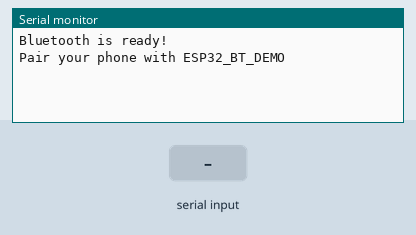
Simulated run of this sketch. Board: ESP32. Parts: the last lines printed to the serial monitor. The inputs (shaded band) are chosen by the test bench. Nothing arrives over Bluetooth unless stated.

Above: at 1.2 s.
1.3 s: "1" received over the second serial link
At 3.5 s:
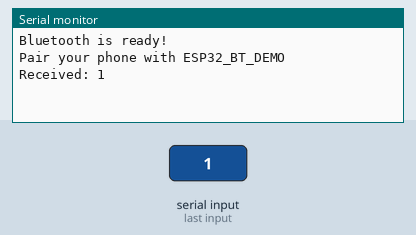
3.8 s: "0" received over the second serial link
At 5.2 s:
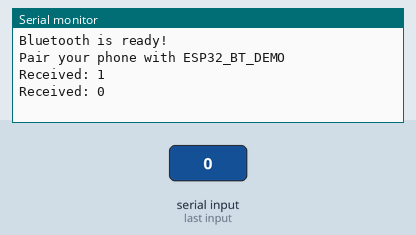
5.3 s: "2" received over the second serial link
At 6.7 s:
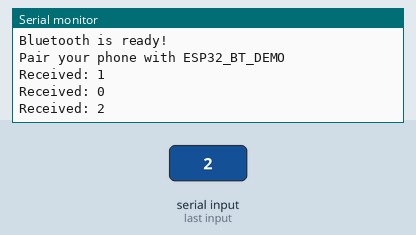

Measured:
- after the input at 1.3 s, the serial monitor: prints a new line after 1.0 s (image 1)
- after the input at 3.8 s, the serial monitor: prints a new line after 1.0 s (image 2)
- after the input at 5.3 s, the serial monitor: prints a new line after 1.0 s (image 3)

The sketch:

bluetooth_com_program.ino
```cpp
#include "BluetoothSerial.h" // including the BluetoothSerial library

BluetoothSerial SerialBT; // creating an object of BluetoothSerial

void setup() {
  Serial.begin(115200); // starting serial communication

  // Start Bluetooth with a device name
  SerialBT.begin("ESP32_BT_DEMO"); // name to be displayed in phone bluetooth settings

  // This is how you print things on the serial monitor
  Serial.println("Bluetooth is ready!");
  Serial.println("Pair your phone with ESP32_BT_DEMO");
}

/* This keeps running again and again checking whether any
   communications are being recieved from the phone
*/
void loop() {
  // Check if data is received from phone
  if (SerialBT.available()) { // checks if there is data received from phone
    String message = SerialBT.readString(); // reads the data received from phone and stores it in a variable called message

    // Print received message to Serial Monitor
    Serial.print("Received: "); // prints "Received: " in the serial monitor
    Serial.println(message); // prints the message received from the phone in the serial monitor

    // Send response back to phone
    SerialBT.println("ESP32 received: " + message); // prints "ESP32 received: " followed by the message received from the phone in the serial monitor
  }
}
```
